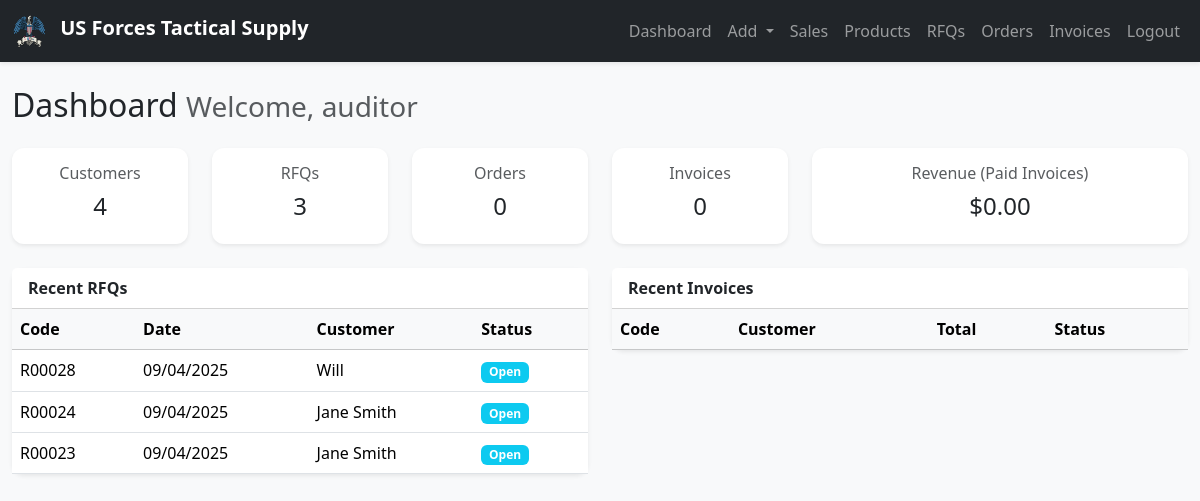
Page /public/dashboard.php (signed in) on the committed database.
### tables this page shows
CREATE TABLE `rfqs` (
  `id` int(11) NOT NULL,
  `code` varchar(20) DEFAULT NULL,
  `rfq_number` varchar(50) DEFAULT NULL,
  `rfq_title` varchar(150) DEFAULT NULL,
  `quote_date` date DEFAULT NULL,
  `validity` varchar(50) DEFAULT '5 Months',
  `lead_time` int(11) DEFAULT 0,
  `shipping` decimal(12,2) NOT NULL,
  `customer_id` int(11) DEFAULT NULL,
  `salesPerson_id` int(11) DEFAULT NULL,
  `billTo_id` int(11) DEFAULT NULL,
  `buyer_id` int(11) DEFAULT NULL,
  `shipTo_id` int(11) DEFAULT NULL,
  `status` enum('Open','Won','Lost') DEFAULT 'Open',
  `created_at` timestamp NOT NULL DEFAULT current_timestamp()
);

CREATE TABLE `customers` (
  `id` int(11) NOT NULL,
  `code` varchar(20) DEFAULT NULL,
  `name` varchar(100) NOT NULL,
  `title` varchar(150) DEFAULT NULL,
  `email` varchar(100) DEFAULT NULL,
  `phone` varchar(50) DEFAULT NULL,
  `address` text DEFAULT NULL,
  `created_at` timestamp NOT NULL DEFAULT current_timestamp()
);

### includes/auth.php (called while the page is built, shortened)
<?php
function is_logged_in()
{
    return isset($_SESSION['user_id']);
}

### public/dashboard.php (the view, shortened to what this page needs)
<?php
include("../includes/auth.php");
include("../templates/header.php");
include("../templates/navbar.php");
$total_customers = mysqli_fetch_row(mysqli_query($conn, "SELECT COUNT(*) FROM customers"))[0];
$total_rfqs = mysqli_fetch_row(mysqli_query($conn, "SELECT COUNT(*) FROM rfqs"))[0];
$total_orders = mysqli_fetch_row(mysqli_query($conn, "SELECT COUNT(*) FROM orders"))[0];
$total_invoices = mysqli_fetch_row(mysqli_query($conn, "SELECT COUNT(*) FROM invoices"))[0];
$total_revenue = mysqli_fetch_row(mysqli_query($conn, "SELECT IFNULL(SUM(total_amount),0) FROM invoices WHERE status='Paid'"))[0];
$recent_rfqs = mysqli_query($conn, "
    SELECT r.id, r.code, r.created_at, r.status, c.name AS customer
    FROM rfqs r
    JOIN customers c ON r.customer_id=c.id
    ORDER BY r.id DESC LIMIT 5
");
?>
<div class="container-fluid mt-4">
    <h2 class="mb-4">
        Dashboard
        <?php if (is_logged_in()) { ?>
            <small class="text-muted">Welcome, <?= htmlspecialchars($_SESSION['username']) ?></small>
        <?php } ?>
    </h2>
    <div class="row g-4 mb-4">
        <div class="col-md-2 col-6">
            <div class="card shadow-sm border-0 text-center">
                <div class="card-body">
                    <h6 class="text-muted">Customers</h6>
                    <h4><?= $total_customers ?></h4>
                </div>
            </div>
        </div>
        <div class="col-md-2 col-6">
            <div class="card shadow-sm border-0 text-center">
                <div class="card-body">
                    <h6 class="text-muted">RFQs</h6>
                    <h4><?= $total_rfqs ?></h4>
                </div>
            </div>
        </div>
        <div class="col-md-2 col-6">
            <div class="card shadow-sm border-0 text-center">
                <div class="card-body">
                    <h6 class="text-muted">Orders</h6>
                    <h4><?= $total_orders ?></h4>
                </div>
            </div>
        </div>
        <div class="col-md-2 col-6">
            <div class="card shadow-sm border-0 text-center">
                <div class="card-body">
                    <h6 class="text-muted">Invoices</h6>
                    <h4><?= $total_invoices ?></h4>
                </div>
            </div>
        </div>
        <div class="col-md-4 col-12">
            <div class="card shadow-sm border-0 text-center">
                <div class="card-body">
                    <h6 class="text-muted">Revenue (Paid Invoices)</h6>
                    <h4>$<?= number_format($total_revenue, 2) ?></h4>
                </div>
            </div>
        </div>
    </div>
    <div class="row g-4">
        <div class="col-md-6">
            <div class="card shadow-sm border-0">
                <div class="card-header bg-white fw-bold">Recent RFQs</div>
                <div class="card-body p-0">
                    <table class="table mb-0 table-hover align-middle">
                        <thead class="table-light">
                            <tr>
                                <th>Code</th>
                                <th>Date</th>
                                <th>Customer</th>
                                <th>Status</th>
                            </tr>
                        </thead>
                        <tbody>
                            <?php while ($r = mysqli_fetch_assoc($recent_rfqs)) { ?>
                                <tr onclick="window.location='../modules/rfq_edit.php?id=<?= $r['id'] ?>'"
                                    style="cursor:pointer;">
                                    <td><?= $r['code'] ?></td>
                                    <td><?= date("m/d/Y", strtotime($r['created_at'])) ?></td>
                                    <td><?= htmlspecialchars($r['customer']) ?></td>
                                    <td><span class="badge bg-info"><?= $r['status'] ?></span></td>
                                </tr>
                            <?php } ?>
                        </tbody>
                    </table>
                </div>
            </div>
        </div>
        <div class="col-md-6">
            <div class="card shadow-sm border-0">
                <div class="card-header bg-white fw-bold">Recent Invoices</div>
                <div class="card-body p-0">
                    <table class="table mb-0 table-hover align-middle">
                        <thead class="table-light">
                            <tr>
                                <th>Code</th>
                                <th>Customer</th>
                                <th>Total</th>
                                <th>Status</th>
                            </tr>
                        </thead>
                    </table>
                </div>
            </div>
        </div>
    </div>
</div>
<?php include("../templates/footer.php"); ?>

### assets/style.css (style rules this page uses)
body { font-family: 'Segoe UI', Tahoma, sans-serif; }
.card { border-radius: 12px; }

### rows in the picture
rfqs: code "R00028", created_at "09/04/2025", customer.name "Will", status "Open"
rfqs: code "R00024", created_at "09/04/2025", customer.name "Jane Smith", status "Open"
rfqs: code "R00023", created_at "09/04/2025", customer.name "Jane Smith", status "Open"

### other values in the picture
$_SESSION['username'] "auditor"
$total_customers "4"
$total_rfqs "3"
$total_orders "0"
$total_invoices "0"
$total_revenue "0.00"
